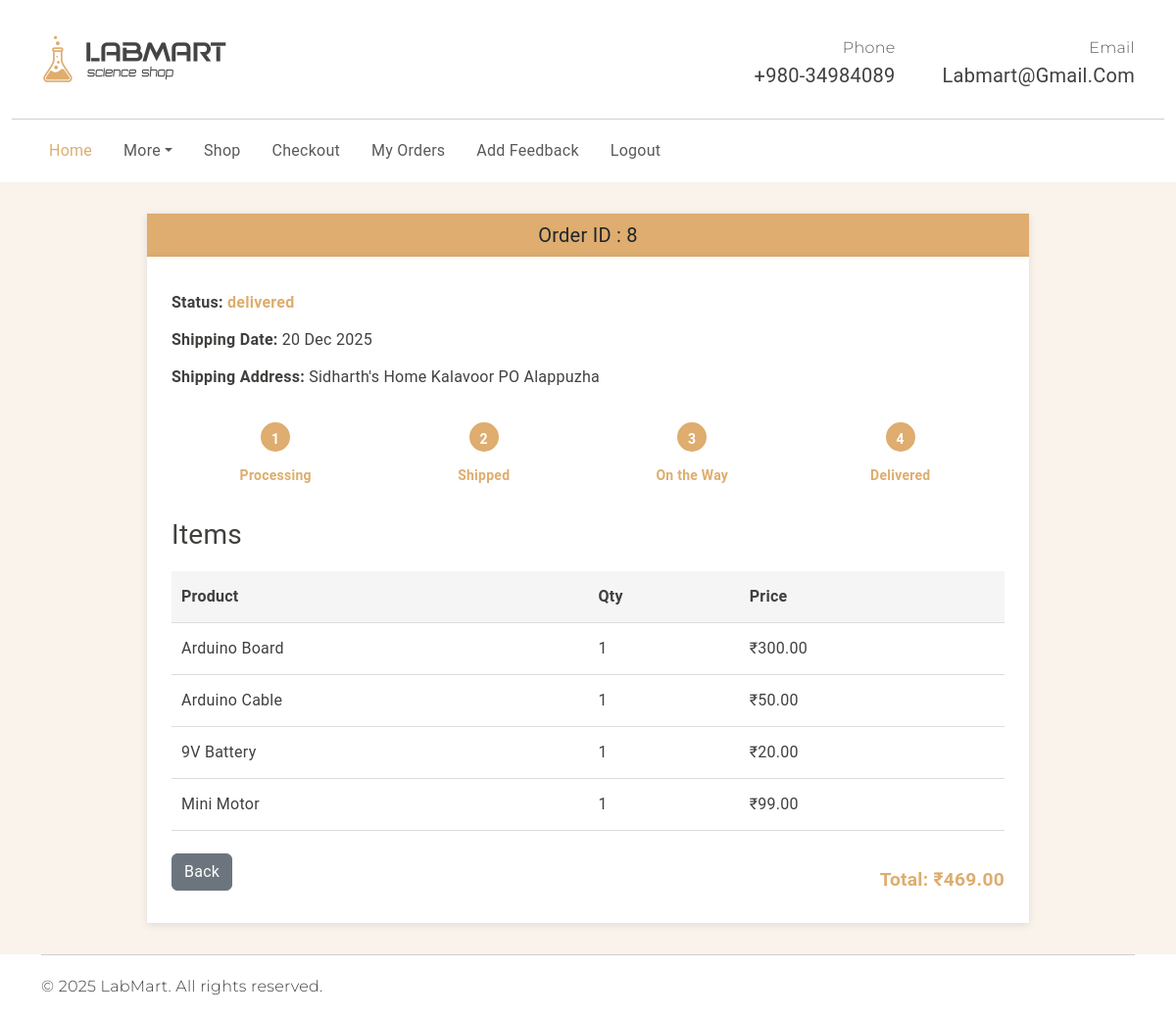
The page /userorderdetails/8/ (signed in) on the database its author committed.
### app1/models.py (models this page shows, shortened)
class Order(models.Model):
    user = models.ForeignKey('Person', on_delete=models.CASCADE)
    address = models.TextField()
    total = models.DecimalField(max_digits=10, decimal_places=2, default=0)
    status = models.CharField(
        max_length=20,
        choices=[
            ('Pending', 'Pending'),
            ('Paid', 'Paid'),
            ('Processing', 'Processing'),
            ('Shipped', 'Shipped'),
            ('On the way', 'On the Way'),
            ('Delivered', 'Delivered'),
        ],
        default='pending'
    )
    created_at = models.DateTimeField(auto_now_add=True,null=True)

class OrderItem(models.Model):
    order = models.ForeignKey(Order, on_delete=models.CASCADE, related_name='items')
    product = models.ForeignKey('Product', on_delete=models.CASCADE)
    quantity = models.PositiveIntegerField()
    price = models.DecimalField(max_digits=10, decimal_places=2)  # snapshot of product price

class Product(models.Model):
    name = models.CharField(max_length=200)
    description = models.TextField(blank=True, null=True)
    price = models.DecimalField(max_digits=10, decimal_places=2)
    quantity = models.PositiveIntegerField(default=0)
    image = models.ImageField(upload_to='products/', blank=True, null=True)
    created_at = models.DateTimeField(auto_now_add=True)
    updated_at = models.DateTimeField(auto_now=True)

### app1/views.py (the view)
# urls.py: path('userorderdetails/<int:order_id>/', views.userorderdetails, name='userorderdetails'),
def userorderdetails(request, order_id):
    if 'uname' not in request.session:
        return redirect(userhome)
    username = request.session.get('uname')
    user = get_object_or_404(Person, username=username)
    order = get_object_or_404(Order, id=order_id, user=user)
    return render(request, 'userorderdetails.html', {
        'order': order,
        'items': order.items.all(),   # product name, price, quantity
    })

### template/userorderdetails.html (shortened to what this page needs)
<!DOCTYPE html>
{% load static %}
<html lang="en">
<head>
<link rel="stylesheet" href="https://cdn.jsdelivr.net/npm/swiper@9/swiper-bundle.min.css" />
<link href="https://cdn.jsdelivr.net/npm/bootstrap@5.3.0-alpha3/dist/css/bootstrap.min.css" rel="stylesheet"
>
<link rel="stylesheet" type="text/css" href="{% static 'css/vendor.css' %}">
<link rel="stylesheet" type="text/css" href="{% static 'style.css' %}">
</head>
<body>
<header>
  <div class="container py-2">
    <div class="row py-4 align-items-center">
      <div class="col-sm-4 col-lg-3 text-center text-sm-start">
        <div class="main-logo">
            <img src="{% static 'images/logo.png' %}" alt="logo" class="img-fluid">
        </div>
      </div>
      <div class="col-sm-8 col-lg-9 d-flex justify-content-end gap-5 align-items-center mt-4 mt-sm-0">
        <div class="support-box text-end d-none d-xl-block">
          <span class="fs-6 secondary-font text-muted">Phone</span>
          <h5 class="mb-0">+980-34984089</h5>
        </div>
        <div class="support-box text-end d-none d-xl-block">
          <span class="fs-6 secondary-font text-muted">Email</span>
          <h5 class="mb-0">labmart@gmail.com</h5>
        </div>
      </div>
    </div>
  </div>
  <div class="container-fluid">
    <hr class="m-0">
  </div>
  <div class="container">
    <nav class="navbar navbar-expand-lg main-menu">
      <div class="offcanvas offcanvas-end" tabindex="-1" id="offcanvasNavbar" aria-labelledby="offcanvasNavbarLabel">
        <div class="offcanvas-body justify-content-between">
          <ul class="navbar-nav menu-list list-unstyled d-flex gap-md-3 mb-0">
            <li class="nav-item"><a href="{% url 'userhome' %}" class="nav-link active">Home</a></li>
            <li class="nav-item dropdown">
              <a class="nav-link dropdown-toggle" id="pages" role="button" data-bs-toggle="dropdown" aria-expanded="false">More</a>
            </li>
            <li class="nav-item"><a href="{% url 'shop' %}" class="nav-link">Shop</a></li>
            <li class="nav-item"><a href="{% url 'checkout' %}" class="nav-link">Checkout</a></li>
            <li class="nav-item"><a href="{% url 'myorders' %}" class="nav-link">My Orders</a></li>
            <li class="nav-item"><a href="{% url 'addfeedback' %}" class="nav-link">Add Feedback</a></li>
            <li class="nav-item"><a href="{% url 'logout' %}" class="nav-link">Logout</a></li>
          </ul>
          <div class="d-none d-lg-flex align-items-center">
            <ul class="d-flex justify-content-end list-unstyled m-0">
              <li><a href="{% url 'userprofile' %}" class="mx-3"><iconify-icon icon="healthicons:person" class="fs-4"></iconify-icon></a></li>
              <li><a href="{% url 'wishlist' %}" class="mx-3"><iconify-icon icon="mdi:heart" class="fs-4"></iconify-icon></a></li>
              <li><a href="{% url 'cart' %}" class="mx-3"><iconify-icon icon="mdi:cart" class="fs-4"></iconify-icon></a></li>
            </ul>
          </div>
        </div>
      </div>
    </nav>
  </div>
</header>
<section id="banner" style="background: #F9F3EC;">
    <br>
  <div class="container-header">
      <div>
          <h5 class="mb-0 text-dark text-center">Order ID : {{ order.id }}</h5>
      </div>
  </div>
  <div class="container">
        <div class="info">
            <p><strong>Status:</strong> <span class="status">{{ order.status }}</span></p>
            <p><strong>Shipping Date:</strong> {{ order.created_at|date:"d M Y" }}</p>
            <p><strong>Shipping Address:</strong> {{ order.address }}</p>
        </div>
        <div class="progress-container">
            <ul class="progressbar">
                <li class="{% if order.status in 'pending paid processing shipped on_the_way delivered' %}active{% endif %}">Processing</li>
                <li class="{% if order.status in 'shipped on_the_way delivered' %}active{% endif %}">Shipped</li>
                <li class="{% if order.status in 'on_the_way delivered' %}active{% endif %}">On the Way</li>
                <li class="{% if order.status == 'delivered' %}active{% endif %}">Delivered</li>
            </ul>
        </div>
        <h3>Items</h3>
        <table>
            <thead>
                <tr>
                    <th>Product</th>
                    <th>Qty</th>
                    <th>Price</th>
                </tr>
            </thead>
            <tbody>
                {% for item in items %}
                <tr>
                    <td>{{ item.product.name }}</td>
                    <td>{{ item.quantity }}</td>
                    <td>₹{{ item.price }}</td>
                </tr>
                {% endfor %}
            </tbody>
        </table>
      <div class="d-flex justify-content-between align-items-center mt-3">
          <a href="{% url 'myorders' %}" class="btn btn-secondary">Back</a>
          <p class="total mb-0">Total: ₹{{ order.total }}</p>
      </div>
    </div>
    <br>
</section>
  <div id="footer-bottom">
    <div class="container">
      <hr class="m-0">
      <div class="row mt-3">
        <div class="col-md-6 copyright">
          <p class="secondary-font">© 2025 LabMart. All rights reserved.</p>
        </div>
      </div>
    </div>
  </div>
</body>
</html>

### static/style.css (style rules this page uses)
:root { --header-height: 160px; --header-height-min: 80px; }
:root { --accent-color: #DEAD6F; --dark-color: #222222; --light-dark-color: #727272; --light-color: #fff; --grey-color: #dbdbdb; --light-grey-color: #fafafa; --primary-color: #6995B1; --light-primary-color: #eef1f3; }
:root { --body-font: 'Roboto', cursive; --heading-font: 'Roboto', cursive; --secondary-font: 'Montserrat', sans-serif; }
body { --bs-link-color: #333; --bs-link-hover-color: #333; --bs-link-color-rgb: 40, 40, 40; --bs-link-hover-color-rgb: 0, 0, 0; --bs-light-rgb: 248, 248, 248; --bs-font-sans-serif: 'Roboto', cursive; --bs-body-font-family: var(--bs-font-sans-serif); --bs-body-font-size: 1rem; --bs-body-font-weight: 400; --bs-body-line-height: 2; --bs-body-color: #41403E; --bs-primary: #DEAD6F; --bs-primary-rgb: 222, 173, 111; --bs-primary-bg-subtle: #FFF9EB; --bs-border-color: #F7F7F7; --bs-secondary-rgb: 230, 243, 251; --bs-success-rgb: 238, 245, 228; --bs-danger-rgb: 249, 235, 231; --bs-warning-rgb: 255, 249, 235; --bs-info-rgb: 230, 243, 250; }
body { letter-spacing: 0.01625rem; }
h1, h2, h3, h4, h5, h6 { font-family: var(--heading-font); color: var(--bs-body-color); font-weight: 400; text-transform: capitalize; }
a { text-decoration: none; }
.secondary-font { font-family: var(--secondary-font); font-weight: 300; }
.navbar-nav .nav-link.active, .navbar-nav .nav-link.show, .nav-link:focus, .nav-link:hover { color: var(--accent-color); }

### template/userorderdetails.html (style rules this page uses)
#banner .container { max-width: 900px; margin: auto; background: #fff; padding: 25px; box-shadow: 0 2px 8px rgba(0,0,0,0.1); }
#banner .container-header { max-width: 900px; margin: auto; background: #DEAD6F; padding: 10px; box-shadow: 0 2px 8px rgba(0,0,0,0.1); }
#banner .info p { margin: 6px 0; }
#banner .status { font-weight: bold; color: #DEAD6F; }
#banner table { width: 100%; border-collapse: collapse; margin-top: 20px; }
#banner th, #banner td { padding: 10px; border-bottom: 1px solid #ddd; text-align: left; }
#banner th { background: #f5f5f5; }
#banner .total { text-align: right; font-weight: bold; font-size: 1.2rem; margin-top: 15px; color: #DEAD6F; }
#banner .progress-container { margin: 30px 0; }
#banner .progressbar { counter-reset: step; display: flex; justify-content: space-between; list-style: none; padding: 0; }
#banner .progressbar li { position: relative; flex: 1; text-align: center; font-size: 14px; color: #999; }
#banner .progressbar li:before { counter-increment: step; content: counter(step); width: 30px; height: 30px; line-height: 30px; border: 2px solid #ccc; display: block; text-align: center; margin: 0 auto 10px auto; border-radius: 50%; background-color: #fff; }
#banner .progressbar li.active:before { border-color: #DEAD6F; background-color: #DEAD6F; color: #fff; }
#banner .progressbar li.active { color: #DEAD6F; font-weight: bold; }
#banner .progressbar li:after { content: ''; position: absolute; width: 100%; height: 2px; background-color: #ccc; top: 15px; left: -50%; z-index: -1; }
#banner .progressbar li:first-child:after { content: none; }
#banner .progressbar li.active:after { background-color: #DEAD6F; }

### rows shown on the page
Order: id "8", status "delivered", created_at "20 Dec 2025", address "Sidharth's Home Kalavoor PO Alappuzha", total "469.00"
OrderItem: product.name "Arduino Board", quantity "1", price "300.00"
OrderItem: product.name "Arduino Cable", quantity "1", price "50.00"
OrderItem: product.name "9V Battery", quantity "1", price "20.00"
OrderItem: product.name "Mini Motor", quantity "1", price "99.00"
